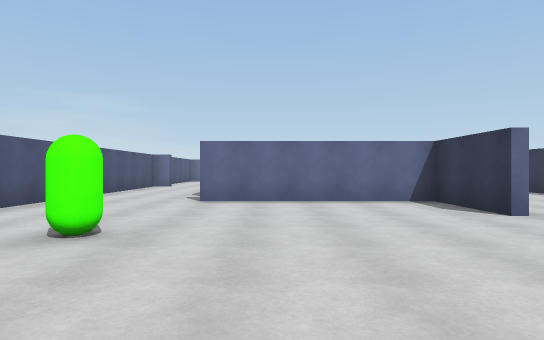
View 1 (above)

18 first-person views from a walk through a scene from a Unity 3-D project. The camera is 1.3 m above the floor, looks level and sees 75° across. The floor is counted in squares, 2 m on a side. Each view is taken from the middle of a square. On the plan, view 1 faces up. The plan holds only what a view shows up to about 10 squares ahead; the rest is blank.

View 2
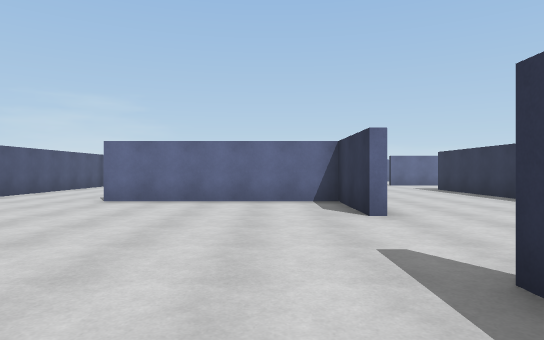

View 3
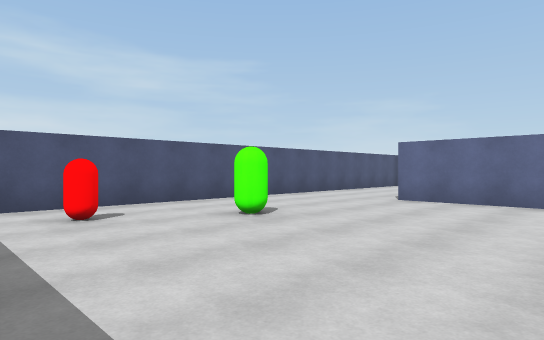

View 4
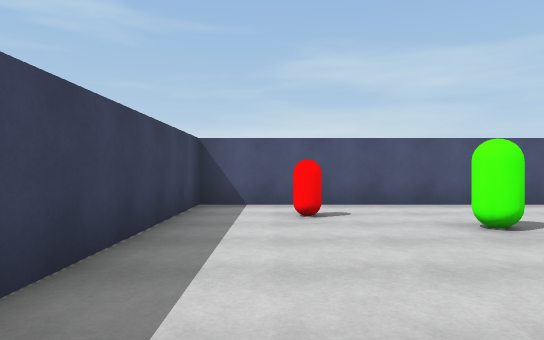

View 5
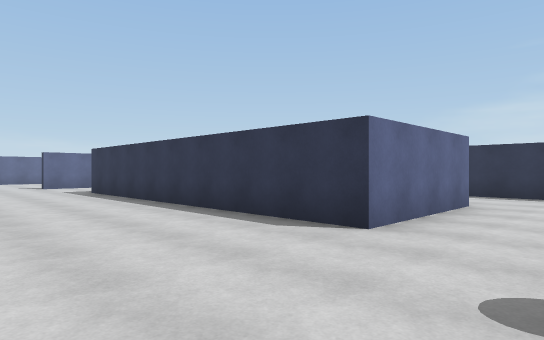

View 6
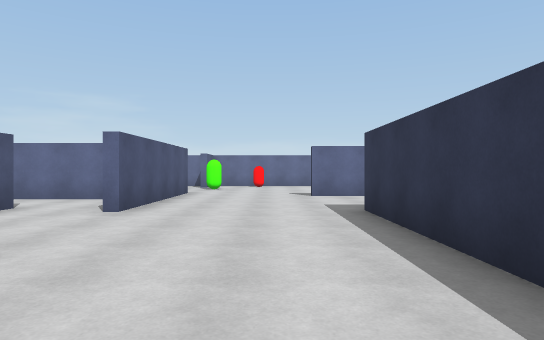

View 7
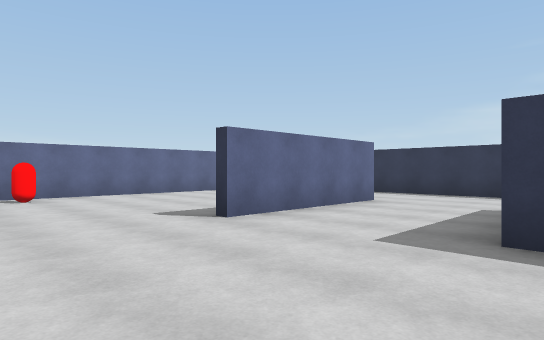

View 8
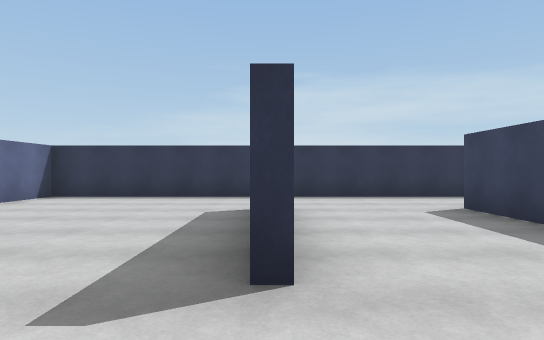

View 9
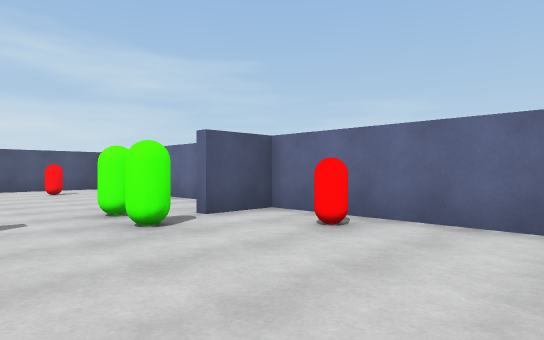

View 10
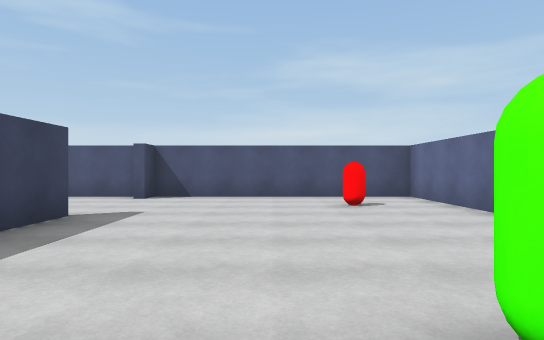

View 11
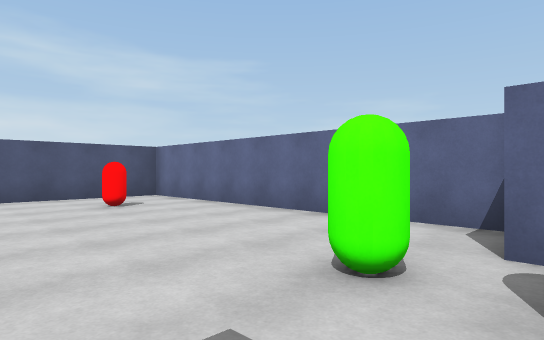

View 12
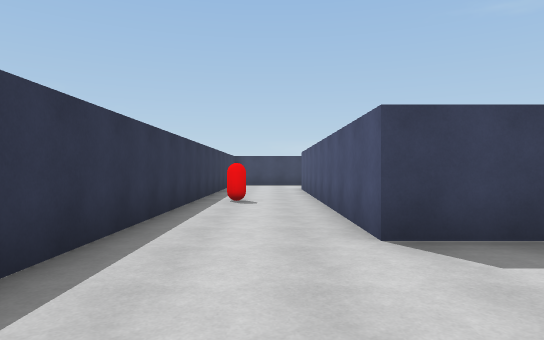

View 13
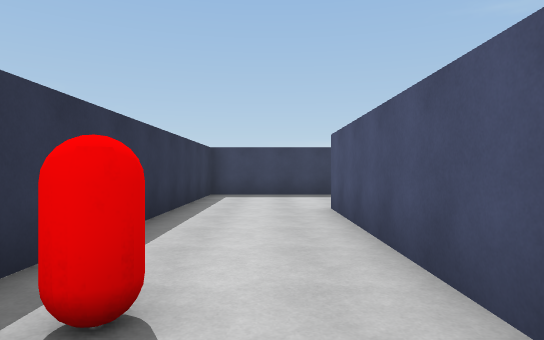

View 14
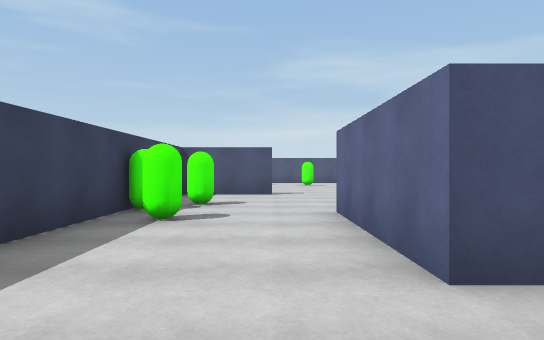

View 15
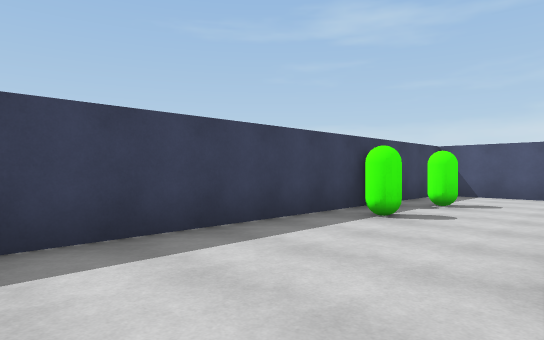

View 16
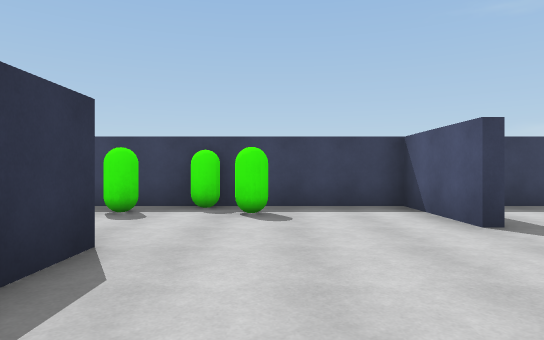

View 17
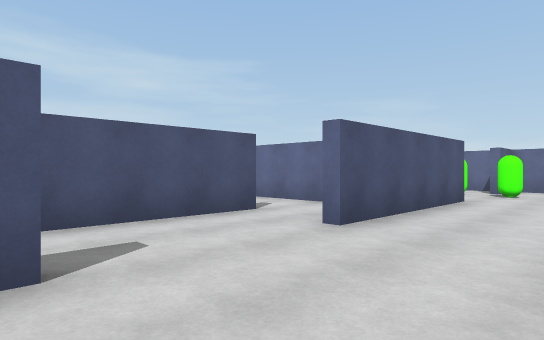

View 18
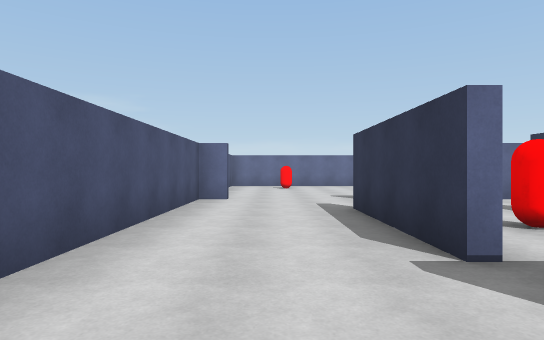

### Floor plan
Points are (right, up) in squares from view 1. A wall is a line through its corners. A room is listed if a view was taken in it or the views show most of it. See-through windows are left out.
Room 1 (views 1, 2, 3, 4, 5, 6, 7, 8, 9, 10, 11, 12, 13, 14, 15, 16, 17, 18)
walls: (1.6, 12) (1.6, 8.9); (2.4, 13.9) (-0.5, 13.9); (3.4, 5) (3.4, 7.4) (-1.5, 7.4); (9.1, 11.7) (11, 11.7) (11, 3) (7.5, 3) (7.5, 11.8); (-1.6, 8.5) (-1.6, 11.9); (3.6, 16) (3.6, 11.5); (-1, 14.1) (0.4, 14.1); (3.6, 2) (3.6, -0.4) (6.1, -0.4); (11, 14.9) (7, 14.9); (-4, 13.9) (-4.6, 13.9) (-4.6, -0.4) (1.9, -0.4); (3.1, 20.4) (-4.6, 20.4) (-4.6, 14.1) (-4, 14.1); (7.6, -0.4) (13.6, -0.4) (13.6, 20.4) (12, 20.4); (8.9, 20.4) (3.6, 20.4) (3.6, 19)
ways out: gap at (3, 19)
objects: other object (-3, 2); other object (-3, 19); other object (-2, 4); other object (0, 10); other object (3, 18); other object (4, 18); other object (5, 20); other object (6, 1); other object (7, 0); other object (8, 1); other object (13, 8)

Positions as (right, up) in squares from view 1, and headings:
1: (0, 0), facing up
2: (2, 0), facing up
3: (2, 0), facing up-left
4: (2, 1), facing left
5: (4, 1), facing up-right
6: (6, 6), facing up
7: (4, 11), facing up-right
8: (5, 15), facing right
9: (8, 16), facing up-left
10: (4, 17), facing left
11: (4, 16), facing up-left
12: (12, 15), facing down
13: (12, 9), facing down
14: (13, 2), facing left
15: (13, 3), facing down-left
16: (6, 6), facing down
17: (6, 8), facing up-left
18: (-3, 6), facing up
